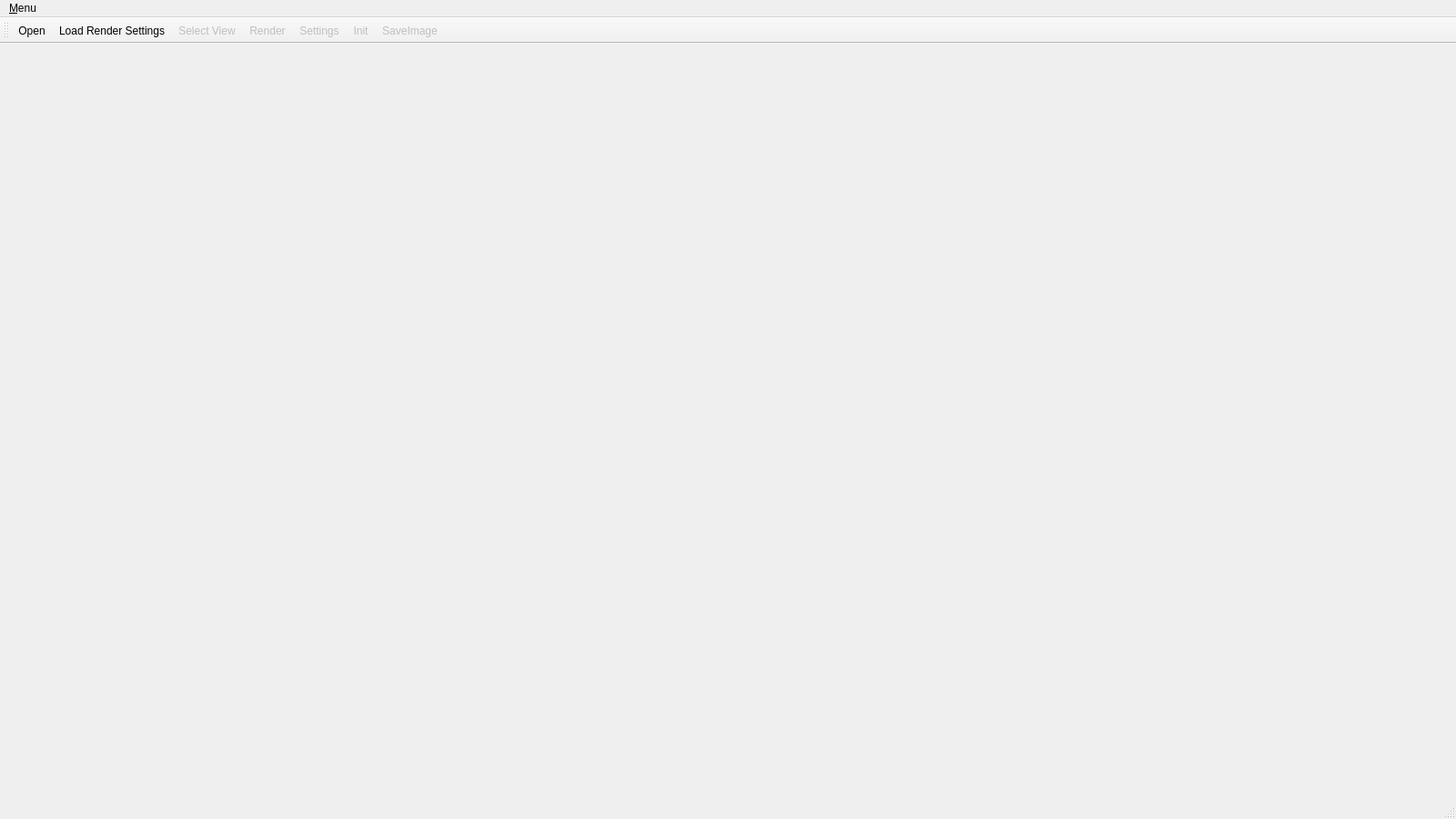
<?xml version="1.0" encoding="UTF-8"?>
<ui version="4.0">
 <class>MainWindow</class>
 <widget class="QMainWindow" name="MainWindow">
  <property name="geometry">
   <rect>
    <x>0</x>
    <y>0</y>
    <width>1600</width>
    <height>900</height>
   </rect>
  </property>
  <property name="windowTitle">
   <string>RayTracing Simon Afanasyev</string>
  </property>
  <widget class="QWidget" name="centralWidget">
   <layout class="QVBoxLayout" name="verticalLayout">
    <item>
     <widget class="Field" name="MainFrame" native="true">
      <property name="sizePolicy">
       <sizepolicy hsizetype="Preferred" vsizetype="Expanding">
        <horstretch>0</horstretch>
        <verstretch>0</verstretch>
       </sizepolicy>
      </property>
     </widget>
    </item>
    <item>
     <widget class="QLabel" name="status">
      <property name="text">
       <string/>
      </property>
     </widget>
    </item>
   </layout>
  </widget>
  <widget class="QMenuBar" name="menuBar">
   <property name="geometry">
    <rect>
     <x>0</x>
     <y>0</y>
     <width>1600</width>
     <height>38</height>
    </rect>
   </property>
   <widget class="QMenu" name="menuMenu">
    <property name="title">
     <string>&amp;Menu</string>
    </property>
    <addaction name="actionOpen"/>
    <addaction name="actionRender"/>
    <addaction name="actionSelect_View"/>
    <addaction name="actionLoad_Render_Settings"/>
    <addaction name="actionSettings"/>
    <addaction name="actionInit"/>
    <addaction name="actionSaveImage"/>
   </widget>
   <addaction name="menuMenu"/>
  </widget>
  <widget class="QToolBar" name="mainToolBar">
   <attribute name="toolBarArea">
    <enum>TopToolBarArea</enum>
   </attribute>
   <attribute name="toolBarBreak">
    <bool>false</bool>
   </attribute>
   <addaction name="actionOpen"/>
   <addaction name="actionLoad_Render_Settings"/>
   <addaction name="actionSelect_View"/>
   <addaction name="actionRender"/>
   <addaction name="actionSettings"/>
   <addaction name="actionInit"/>
   <addaction name="actionSaveImage"/>
  </widget>
  <widget class="QStatusBar" name="statusBar"/>
  <action name="actionOpen">
   <property name="text">
    <string>&amp;Open</string>
   </property>
  </action>
  <action name="actionRender">
   <property name="checkable">
    <bool>true</bool>
   </property>
   <property name="enabled">
    <bool>false</bool>
   </property>
   <property name="text">
    <string>&amp;Render</string>
   </property>
  </action>
  <action name="actionSelect_View">
   <property name="checkable">
    <bool>true</bool>
   </property>
   <property name="checked">
    <bool>false</bool>
   </property>
   <property name="enabled">
    <bool>false</bool>
   </property>
   <property name="text">
    <string>&amp;Select View</string>
   </property>
  </action>
  <action name="actionLoad_Render_Settings">
   <property name="text">
    <string>&amp;Load Render Settings</string>
   </property>
  </action>
  <action name="actionSettings">
   <property name="checkable">
    <bool>false</bool>
   </property>
   <property name="enabled">
    <bool>false</bool>
   </property>
   <property name="text">
    <string>S&amp;ettings</string>
   </property>
  </action>
  <action name="actionInit">
   <property name="enabled">
    <bool>false</bool>
   </property>
   <property name="text">
    <string>&amp;Init</string>
   </property>
  </action>
  <action name="actionSaveImage">
   <property name="enabled">
    <bool>false</bool>
   </property>
   <property name="text">
    <string>SaveImage</string>
   </property>
  </action>
 </widget>
 <layoutdefault spacing="6" margin="11"/>
 <customwidgets>
  <customwidget>
   <class>Field</class>
   <extends>QWidget</extends>
   <header>field.h</header>
   <container>1</container>
  </customwidget>
 </customwidgets>
 <resources/>
 <connections/>
</ui>
